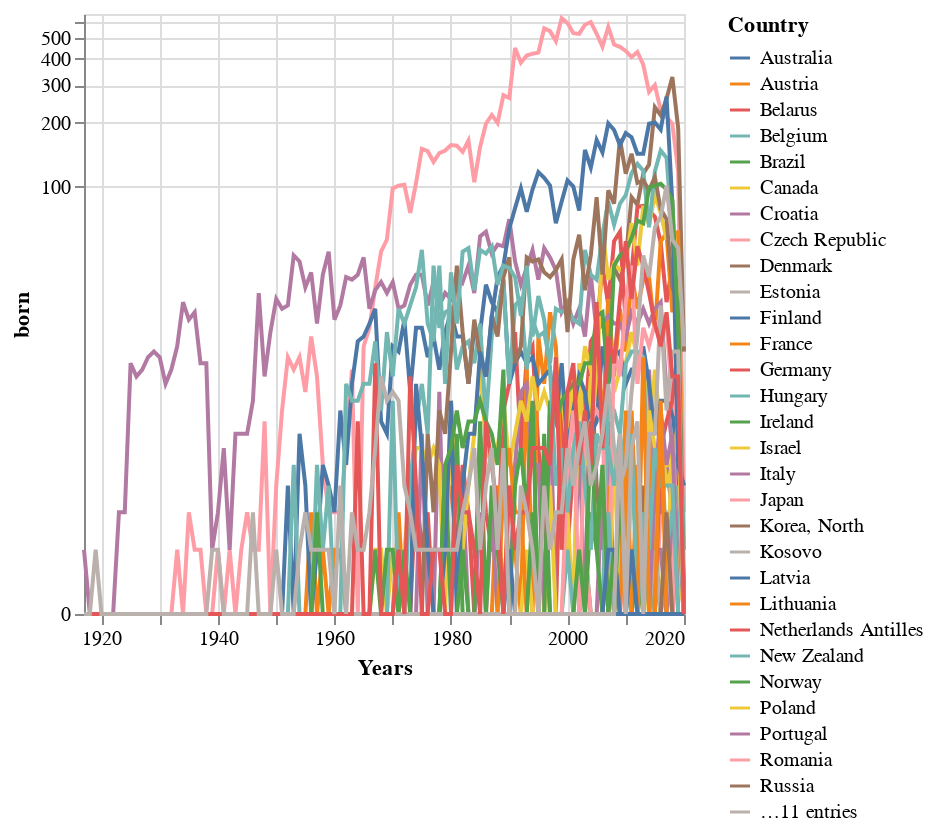

Notebook source saved alongside this figure:
### Code cell
linecorg = alt.Chart(corg_source).mark_line().encode(
    alt.X('Years:T'),
    alt.Y('born:Q', scale=alt.Scale(type='symlog')),
    color='Country:N'
)
linecorg

### Figure 1 — Vega-Lite specification as saved in the notebook (floating-point values rounded to 4 significant figures; data arrays with more than 128 entries replaced by an {"elided": "..."} marker saying what was removed)
{"config": {"view": {"continuousWidth": 300, "continuousHeight": 300}}, "data": {"name": "data-aadd79e76b71aa57c18b91e0a1a7a562"}, "mark": {"type": "line"}, "encoding": {"color": {"field": "Country", "type": "nominal"}, "x": {"field": "Years", "type": "temporal"}, "y": {"field": "born", "scale": {"type": "symlog"}, "type": "quantitative"}}, "$schema": "https://vega.github.io/schema/vega-lite/v5.8.0.json", "datasets": {"data-aadd79e76b71aa57c18b91e0a1a7a562": {"elided": "4160 records"}}}
